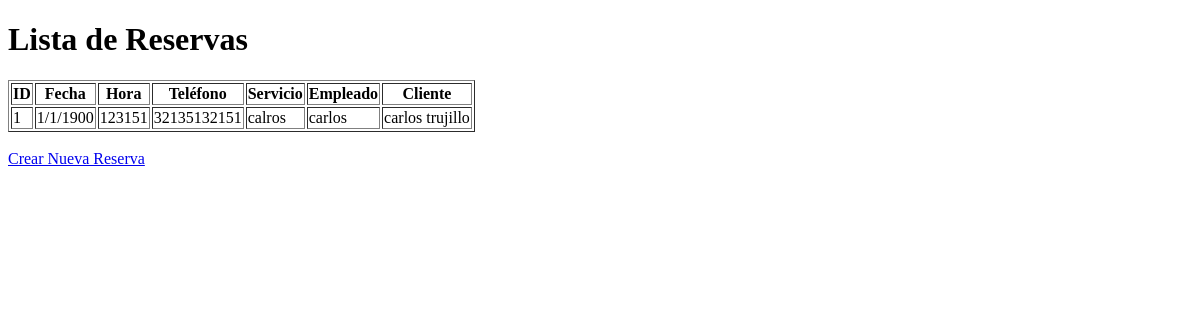
The app's page /reservas/, older data.
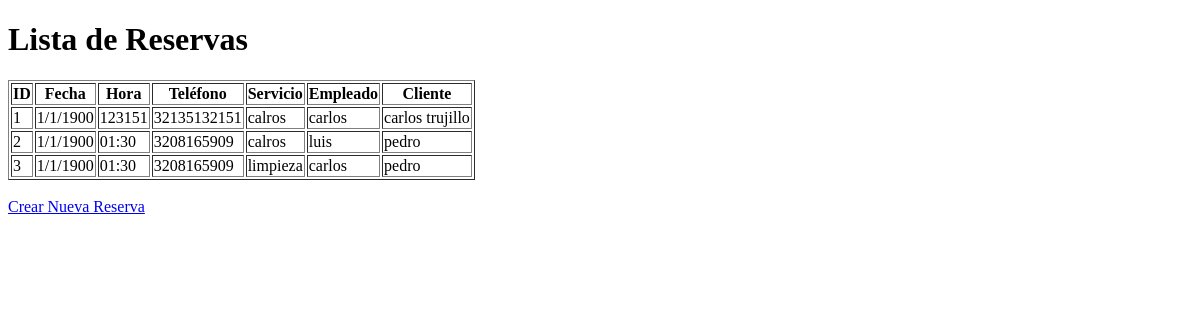
The same page, newer data.
### Aseo/models.py (models this page shows, shortened)
class Reserva(models.Model):
    id_reserva = models.AutoField(primary_key=True)
    fecha = models.CharField(max_length=100)
    hora = models.CharField(max_length=100)
    telefono = models.IntegerField()
    id_servicio = models.ForeignKey(Servicio, on_delete=models.CASCADE)
    id_empleado = models.ForeignKey(Empleado, on_delete=models.CASCADE)
    id_cliente = models.ForeignKey(Cliente, on_delete=models.CASCADE)

class Servicio(models.Model):
    id_servicio = models.AutoField(primary_key=True)
    nombre = models.CharField(max_length=100)
    descripcion = models.TextField()
    precio = models.FloatField()
    def __str__(self):
        return self.nombre

class Empleado(models.Model):
    id_empleado = models.AutoField(primary_key=True)
    nombre_empleado = models.CharField(max_length=100)
    telefono = models.IntegerField()
    email = models.EmailField()
    cargo = models.CharField(max_length=100)
    def __str__(self):
        return self.nombre_empleado

class Cliente(models.Model):
    id_cliente = models.AutoField(primary_key=True)
    nombre_cliente = models.CharField(max_length=100)
    email = models.EmailField()
    telefono = models.IntegerField()
    direccion = models.CharField(max_length=255)
    def __str__(self):
        return self.nombre_cliente

### Aseo/views.py (the view)
# urls.py: path('reservas/', views.lista_reservas, name='lista_reservas'),
def lista_reservas(request):
    reservas = Reserva.objects.all()
    context = {'reservas': reservas}
    return render(request, 'reservas/lista_reservas.html', context)

### Aseo/templates/reservas/lista_reservas.html (shortened to what this page needs)
<!DOCTYPE html>
<html lang="en">
<head>
</head>
<body>
    <h1>Lista de Reservas</h1>
    <table border="1">
        <thead>
            <tr>
                <th>ID</th>
                <th>Fecha</th>
                <th>Hora</th>
                <th>Teléfono</th>
                <th>Servicio</th>
                <th>Empleado</th>
                <th>Cliente</th>
            </tr>
        </thead>
        <tbody>
            {% for reserva in reservas %}
            <tr>
                <td>{{ reserva.id_reserva }}</td>
                <td>{{ reserva.fecha }}</td>
                <td>{{ reserva.hora }}</td>
                <td>{{ reserva.telefono }}</td>
                <td>{{ reserva.id_servicio }}</td>
                <td>{{ reserva.id_empleado }}</td>
                <td>{{ reserva.id_cliente }}</td>
            </tr>
            {% endfor %}
        </tbody>
    </table>
    <br>
    <a href="{% url 'crear_reserva' %}">Crear Nueva Reserva</a>
</body>
</html>

Row changes from the older to the newer data that the page shows:
added Reserva: id_reserva "2", fecha "1/1/1900", hora "01:30", telefono "3208165909", id_servicio "calros", id_empleado "luis", id_cliente "pedro"
added Reserva: id_reserva "3", fecha "1/1/1900", hora "01:30", telefono "3208165909", id_servicio "limpieza", id_empleado "carlos", id_cliente "pedro"
